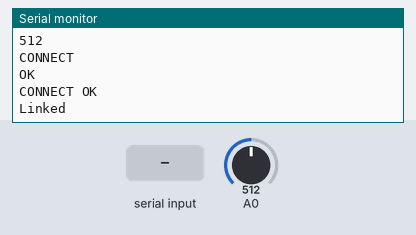
Recording of a sketch running on a simulated Arduino Uno, built with avr-gcc and run on an emulated ATmega328P. Shown: the last lines printed to the serial monitor. The test bench sets the inputs (shaded band); at power-on: A0 = 512. The modem accepts every AT command (registered, SIM ready, sends succeed) and sends nothing else.

Above: at 10.2 s.
10.3 s: A0 set to 716
At 15.5 s:
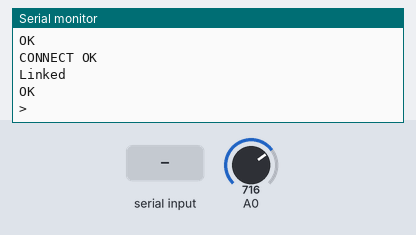
17.7 s: "1" received over the second serial link
19.2 s: "0" received over the second serial link
At 20.3 s:
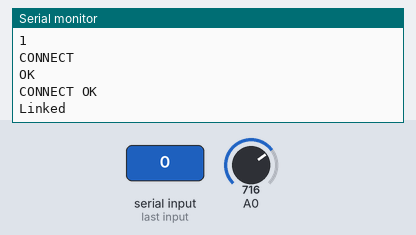
20.7 s: A0 set to 900
At 23.06 s:
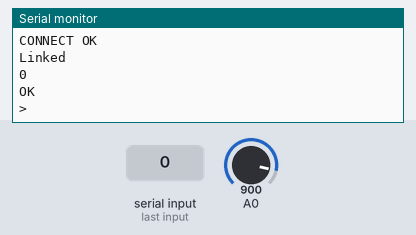
Timing chart, 0 to 23.2 s (numbered marks = the images above; inputs shaded):
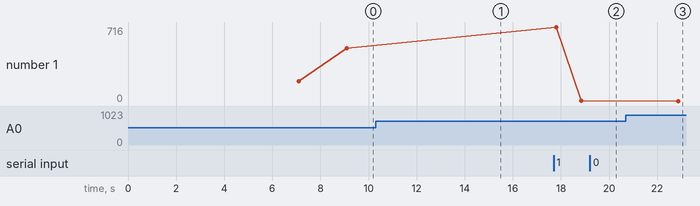

The sketch:

iot_LDR.ino
```cpp
//************************ 1 part one for basic start**************

#include<SoftwareSerial.h>
String temp;
SoftwareSerial esp8266(3,4);
#define SSID "Google"
#define PASS "12345678899"

String sendAT(String command, const int timeout)
{
  String response = "";
  esp8266.print(command);
  long int time = millis();
  while((time + timeout)>millis())
  {
    while(esp8266.available())
    {
      char c = esp8266.read();
      response += c;
    }
  }
  Serial.print(response);
  return response;
}

//************************ 2 part second for basic start**************

void setup()
{
  Serial.begin(9600);
  esp8266.begin(9600);
  Serial.println("weather moniterig");

  sendAT("AT+RST\r\n",2000);
  sendAT("AT\r\n",1000);
  sendAT("AT+CWMODE=1\r\n",1000);      // set esp8266 station mode
  sendAT("AT+CWJAP=\""SSID"\",\""PASS"\"\r\n",2000);
 /* while(!esp8266.find("OK"))
  {

  }*/
  sendAT("AT+CIFSR\r\n",1000);
  sendAT("AT+CIPMUX=0\r\n",2000);
}

//************************ 3 part third for basic start**************

void loop()
{
  int switc_h = analogRead(0);
  Serial.println(switc_h);
  temp = switc_h;
  updateTS(temp);
  delay(100);

}
void updateTS(String T)
{
  Serial.println("");
  sendAT("AT+CIPSTART=\"TCP\",\"api.thingspeak.com\",80\r\n",1000);
  delay(2000);
  String cmdlen;
  String cmd = "GET /update?key=RAB5WM4U1I9MD4KA&field1="+T+"\r\n";
  cmdlen = cmd.length();
  sendAT("AT+CIPSEND="+cmdlen+"\r\n",2000);
  esp8266.print(cmd);
  Serial.println("");
  sendAT("AT+CIPCLOSE\r\n",2000);
  Serial.println("");
  delay(1500);
}
```

Measured:
- plotted number 1: 512 → 1 after the input at 17.7 s
